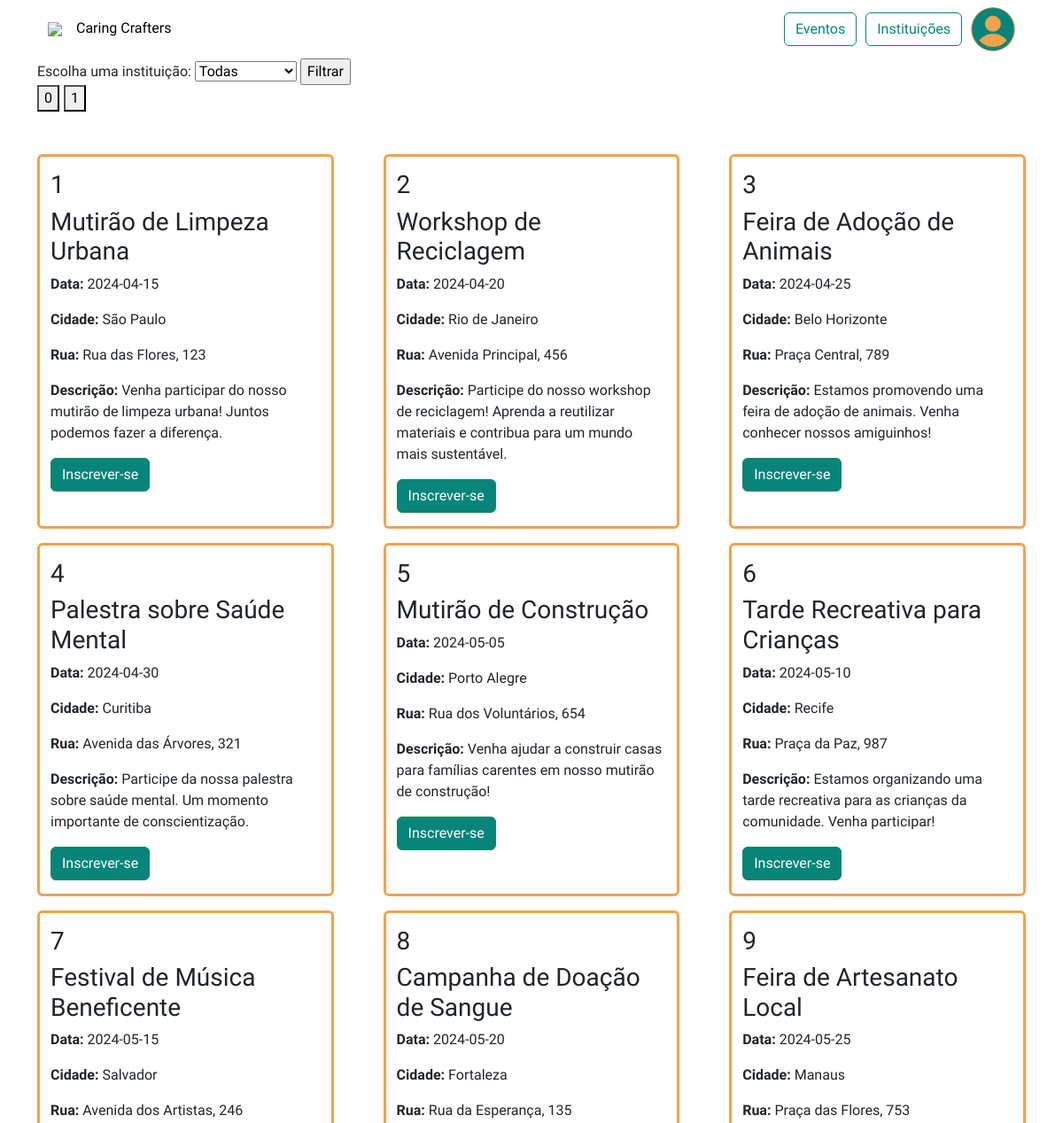
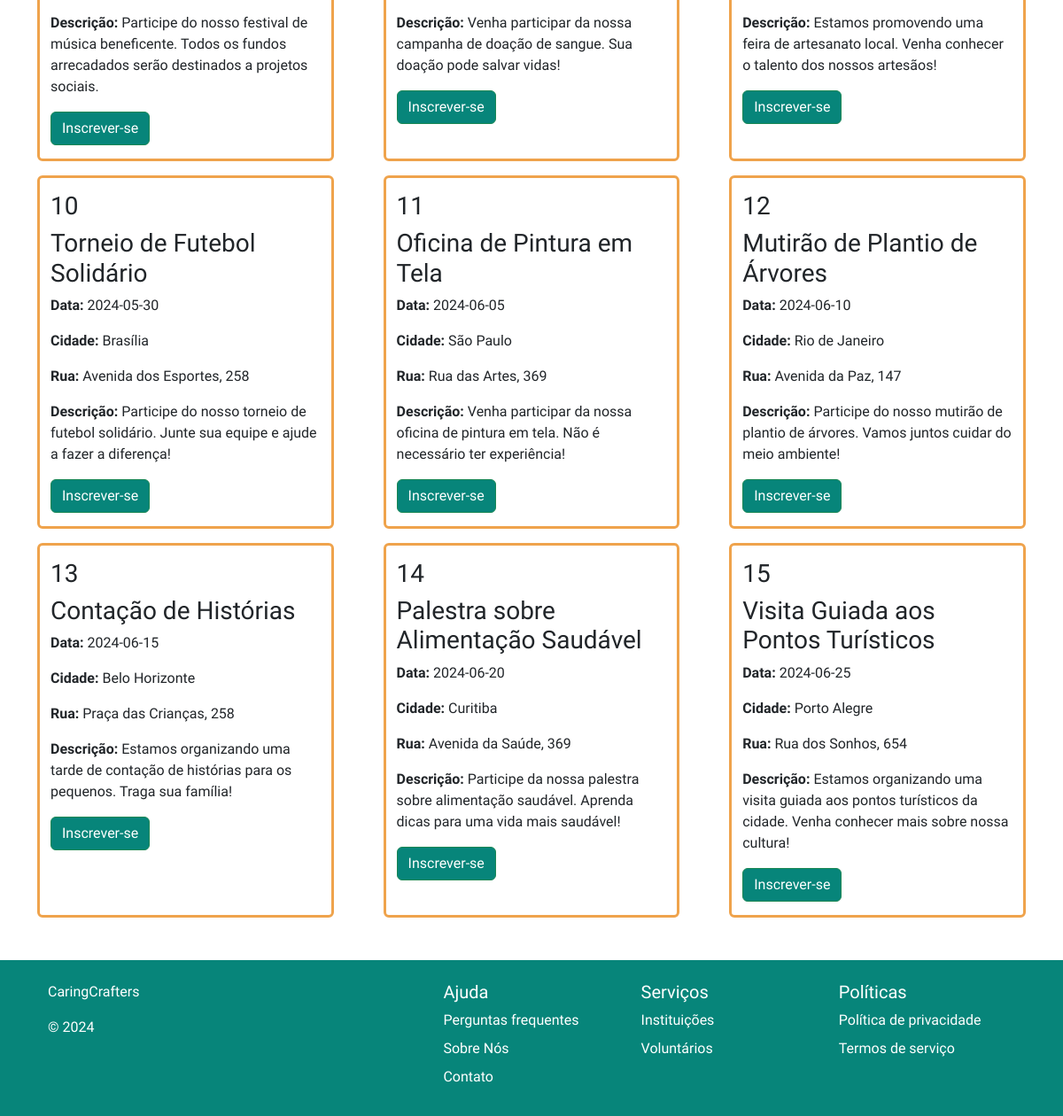
Screenshot of /events.php (signed in) with the database file from the repository (2 pictures, top to bottom).
### tables this page shows
CREATE TABLE Evento (
    id_evento INTEGER PRIMARY KEY AUTO_INCREMENT NOT NULL,
    rua VARCHAR(100) NOT NULL,
    numero VARCHAR(100) NOT NULL,
    cidade VARCHAR(100) NOT NULL,
    cep VARCHAR(20),
    dataPostagem DATE,
    dataEvento DATE NOT NULL,
    conteudo TEXT NOT NULL,
    numeroVagas INTEGER,
    horaInicial TIME,
    horaFinal TIME,
    imagem LONGBLOB,
    titulo VARCHAR(100),
    fk_Instituicao_id_Inst INTEGER
);

### events.php (the view, shortened to what this page needs)
<!DOCTYPE html>
<?php
$page = isset($_GET['page']) ? $_GET['page'] : '0';
$page = $page *15;
$instFIlter = isset($_SESSION['idInst']) ? $_SESSION['idInst'] : '';
?>
<html lang="pt-BR">
<head>
    <link rel="stylesheet" href="./style/setup.css">
    <link rel="stylesheet" href="./style/events.css">
</head>
<body>
    <main >
        <?php
        if (!isset($_SESSION['id'])) {
            include('./components/navbar_index.php');
        } else {
            if($_SESSION['tipoCadastro'] === 'usuario') {
                include("./components/navbar_logado_usuario.php");
            } else if ($_SESSION['tipoCadastro'] === 'instituicao') {
                include("./components/navbar_logado_instituicao.php");
            }
        }
        include('./banco_de_dados/connectTeste.php');
        $sql = "SELECT nomeFantasia FROM Instituicao";
        $resultInst = $conn->query($sql);
        ?>
        <div class="container">
            <form action="./banco_de_dados/filterEvents.php" method="POST">
                <label for="institutions">Escolha uma instituição:</label>
                <select name="institutions" id="institutions">
                    <?php
            if ($resultInst->num_rows > 0) {
                echo "<option value='SelectAll'>Todas</option>";
            } else {
                echo "<option value=''>No institutions found</option>";
            }
            ?>
        </select>
            <input type="submit" value="Filtrar">
        </form>
        <?php
        if ($instFIlter == "") {
            $sql = "SELECT COUNT(*) AS total_events FROM Evento";
        }
        else{
            $sql = "SELECT COUNT(*) AS total_events FROM Evento WHERE fk_Instituicao_id_Inst = ".$instFIlter.";";
        }
        $result = $conn->query($sql);
        if ($result->num_rows > 0) {
            $row = $result->fetch_assoc();
            $total_events = $row["total_events"];
        } else {
            echo "0 events";
        }
        $numberOfPages = floor($total_events/15);
        if ($total_events%15 != 0) {
            $numberOfPages++;
        }
        for ($i=0; $i < $numberOfPages; $i++) {
            echo "<a href='events.php?page=".$i."'><button  id='".$i."' style='margin-right: 5px;'>".$i."</button></a>";
        }
        ?>
        </div>
        <section class="cards container d-flex flex-row flex-wrap justify-content-start  my-5">
            <?php
        loadContent($page,$instFIlter)
        ?>
        </section>
        </main>
    <?php include('./components/footer.php'); ?>
    <?php
function loadContent($pagination,$instFIlter) {
    include('./banco_de_dados/connectTeste.php');
    $eventIds = [];
    if ($instFIlter == "") {
        $sql = "SELECT * FROM Evento LIMIT ".$pagination.",15";
    }
    else{
        $sql = "SELECT * FROM Evento WHERE fk_Instituicao_id_Inst = ".$instFIlter." LIMIT ".$pagination.",15";
    }
    $result = $conn->query($sql);
    if ($result->num_rows > 0) {
            while($row = $result->fetch_assoc()) {
                echo "<div class='card container' style='border: solid #efa34c'>";
                echo "<h3 style='margin-top: 15px;'>" . $row["id_evento"] . "</h3>";
                echo "<h3>" . $row["titulo"] . "</h3>";
                echo "<p><strong>Data:</strong> " . $row["dataEvento"] . "</p>";
                echo "<p><strong>Cidade:</strong> " . $row["cidade"] . "</p>";
                echo "<p><strong>Rua:</strong> " . $row["rua"] . ", " . $row["numero"] . "</p>";
                echo "<p><strong>Descrição:</strong> " . $row["conteudo"] . "</p>";
                if (in_array($row["id_evento"], $eventIds)) {
                    echo "<a href='./banco_de_dados/desinscreverEvento.php?event_id=".$row["id_evento"]."'><button class='btn btn-danger' style=\"margin-bottom:15px;\">Desinscrever-se</button></a>";
                }else{
                    echo "<a href='./banco_de_dados/inscreverEvento.php?event_id=".$row["id_evento"]."'><button class='btn btn-success' style=\"margin-bottom:15px;\">Inscrever-se</button></a>";
                }
                echo "</div>";
            }
        } else {
            echo "0 results";
        }
    }
    ?>
</body>
</html>

### style/setup.css (style rules this page uses)
* { font-family: "Oswald", sans-serif; font-optical-sizing: auto; }
.btn-success { background-color: #07857a !important; }

### style/events.css (style rules this page uses)
.card { width: 30% !important; margin: 0 !important; justify-self: start !important; }
.cards { column-gap: 5%; row-gap: 1rem; }

### rows the page displays
evento: id_evento "1", titulo "Mutirão de Limpeza Urbana", dataEvento "2024-04-15", cidade "São Paulo", rua "Rua das Flores", numero "123", conteudo "Venha participar do nosso mutirão de limpeza urbana! Juntos podemos fazer a diferença."
evento: id_evento "2", titulo "Workshop de Reciclagem", dataEvento "2024-04-20", cidade "Rio de Janeiro", rua "Avenida Principal", numero "456", conteudo "Participe do nosso workshop de reciclagem! Aprenda a reutilizar materiais e contribua para um mundo mais sustentável."
evento: id_evento "3", titulo "Feira de Adoção de Animais", dataEvento "2024-04-25", cidade "Belo Horizonte", rua "Praça Central", numero "789", conteudo "Estamos promovendo uma feira de adoção de animais. Venha conhecer nossos amiguinhos!"
evento: id_evento "4", titulo "Palestra sobre Saúde Mental", dataEvento "2024-04-30", cidade "Curitiba", rua "Avenida das Árvores", numero "321", conteudo "Participe da nossa palestra sobre saúde mental. Um momento importante de conscientização."
evento: id_evento "5", titulo "Mutirão de Construção", dataEvento "2024-05-05", cidade "Porto Alegre", rua "Rua dos Voluntários", numero "654", conteudo "Venha ajudar a construir casas para famílias carentes em nosso mutirão de construção!"
evento: id_evento "6", titulo "Tarde Recreativa para Crianças", dataEvento "2024-05-10", cidade "Recife", rua "Praça da Paz", numero "987", conteudo "Estamos organizando uma tarde recreativa para as crianças da comunidade. Venha participar!"
evento: id_evento "7", titulo "Festival de Música Beneficente", dataEvento "2024-05-15", cidade "Salvador", rua "Avenida dos Artistas", numero "246", conteudo "Participe do nosso festival de música beneficente. Todos os fundos arrecadados serão destinados a projetos sociais."
evento: id_evento "8", titulo "Campanha de Doação de Sangue", dataEvento "2024-05-20", cidade "Fortaleza", rua "Rua da Esperança", numero "135", conteudo "Venha participar da nossa campanha de doação de sangue. Sua doação pode salvar vidas!"
evento: id_evento "9", titulo "Feira de Artesanato Local", dataEvento "2024-05-25", cidade "Manaus", rua "Praça das Flores", numero "753", conteudo "Estamos promovendo uma feira de artesanato local. Venha conhecer o talento dos nossos artesãos!"
evento: id_evento "10", titulo "Torneio de Futebol Solidário", dataEvento "2024-05-30", cidade "Brasília", rua "Avenida dos Esportes", numero "258", conteudo "Participe do nosso torneio de futebol solidário. Junte sua equipe e ajude a fazer a diferença!"
evento: id_evento "11", titulo "Oficina de Pintura em Tela", dataEvento "2024-06-05", cidade "São Paulo", rua "Rua das Artes", numero "369", conteudo "Venha participar da nossa oficina de pintura em tela. Não é necessário ter experiência!"
evento: id_evento "12", titulo "Mutirão de Plantio de Árvores", dataEvento "2024-06-10", cidade "Rio de Janeiro", rua "Avenida da Paz", numero "147", conteudo "Participe do nosso mutirão de plantio de árvores. Vamos juntos cuidar do meio ambiente!"
evento: id_evento "13", titulo "Contação de Histórias", dataEvento "2024-06-15", cidade "Belo Horizonte", rua "Praça das Crianças", numero "258", conteudo "Estamos organizando uma tarde de contação de histórias para os pequenos. Traga sua família!"
evento: id_evento "14", titulo "Palestra sobre Alimentação Saudável", dataEvento "2024-06-20", cidade "Curitiba", rua "Avenida da Saúde", numero "369", conteudo "Participe da nossa palestra sobre alimentação saudável. Aprenda dicas para uma vida mais saudável!"
evento: id_evento "15", titulo "Visita Guiada aos Pontos Turísticos", dataEvento "2024-06-25", cidade "Porto Alegre", rua "Rua dos Sonhos", numero "654", conteudo "Estamos organizando uma visita guiada aos pontos turísticos da cidade. Venha conhecer mais sobre nossa cultura!"
